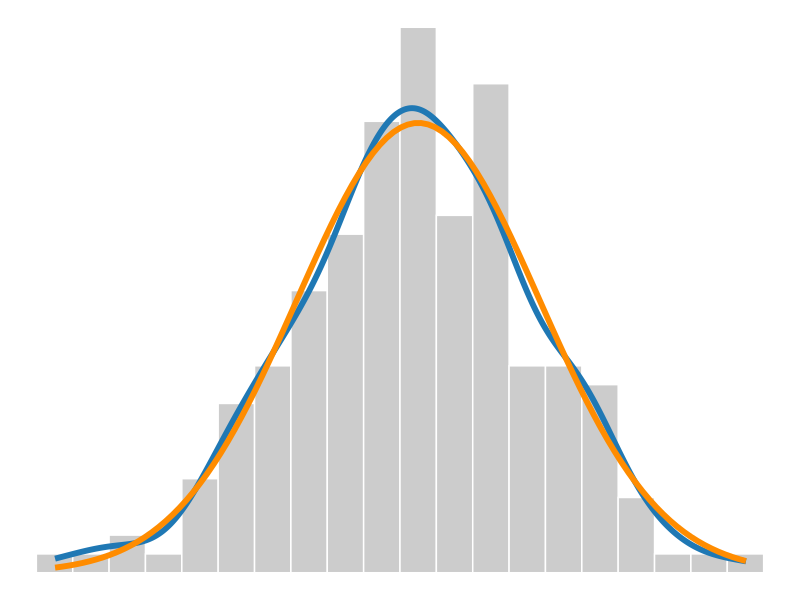
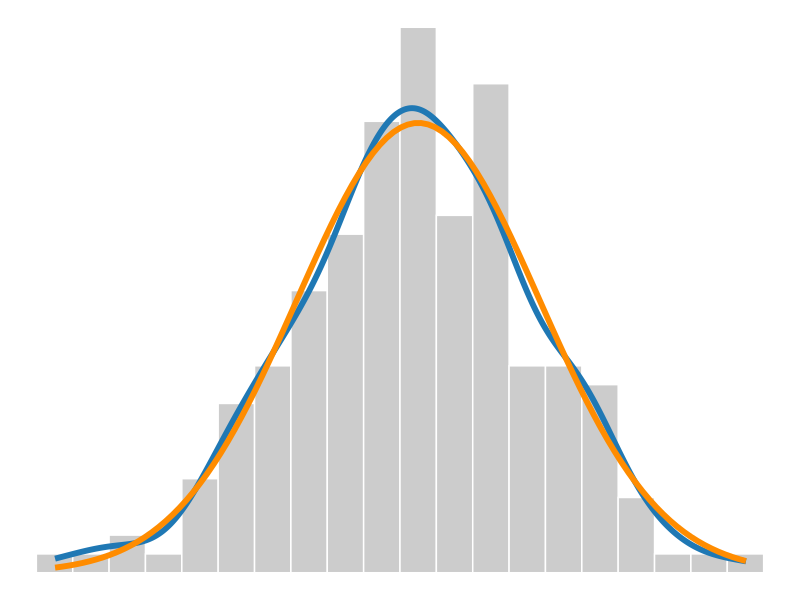

Source code (R) for these figures, in order:
## ---- chunk 1
#| include: false
library(ggplot2)

set.seed(42)
x <- rnorm(200)
df <- data.frame(x = x)

ggplot(df, aes(x)) +
  geom_histogram(
    aes(y = ..density..),
    bins = 20,
    fill = "grey80",
    color = "white"
  ) +
  geom_density(color = "#1f78b4", size = 2) +
  stat_function(
    fun = dnorm,
    args = list(mean = 0, sd = 1),
    color = "dark orange",
    size = 2
  ) +
  theme_void()
ggsave(here::here("assets", "images", "assignment1.svg"))
